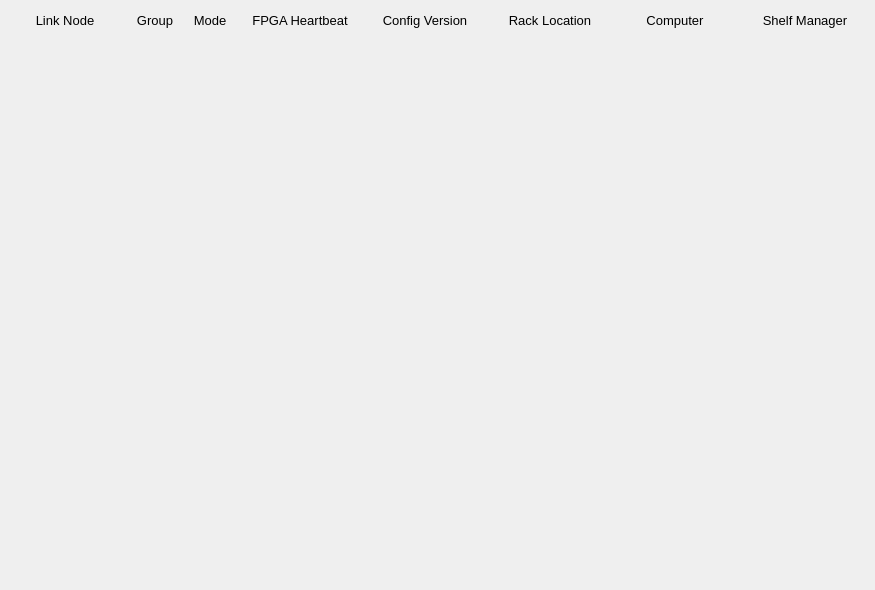
<?xml version="1.0" encoding="UTF-8"?>
<ui version="4.0">
 <class>Form</class>
 <widget class="QWidget" name="Form">
  <property name="geometry">
   <rect>
    <x>0</x>
    <y>0</y>
    <width>875</width>
    <height>590</height>
   </rect>
  </property>
  <property name="windowTitle">
   <string>Form</string>
  </property>
  <widget class="QFrame" name="frame">
   <property name="geometry">
    <rect>
     <x>0</x>
     <y>0</y>
     <width>875</width>
     <height>590</height>
    </rect>
   </property>
   <property name="frameShape">
    <enum>QFrame::NoFrame</enum>
   </property>
   <property name="frameShadow">
    <enum>QFrame::Plain</enum>
   </property>
   <widget class="QLabel" name="label">
    <property name="geometry">
     <rect>
      <x>5</x>
      <y>10</y>
      <width>120</width>
      <height>20</height>
     </rect>
    </property>
    <property name="font">
     <font>
      <pointsize>10</pointsize>
     </font>
    </property>
    <property name="text">
     <string>Link Node</string>
    </property>
    <property name="alignment">
     <set>Qt::AlignCenter</set>
    </property>
   </widget>
   <widget class="QLabel" name="label_2">
    <property name="geometry">
     <rect>
      <x>130</x>
      <y>10</y>
      <width>50</width>
      <height>20</height>
     </rect>
    </property>
    <property name="font">
     <font>
      <pointsize>10</pointsize>
     </font>
    </property>
    <property name="text">
     <string>Group</string>
    </property>
    <property name="alignment">
     <set>Qt::AlignCenter</set>
    </property>
   </widget>
   <widget class="QLabel" name="label_3">
    <property name="geometry">
     <rect>
      <x>185</x>
      <y>10</y>
      <width>50</width>
      <height>20</height>
     </rect>
    </property>
    <property name="font">
     <font>
      <pointsize>10</pointsize>
     </font>
    </property>
    <property name="text">
     <string>Mode</string>
    </property>
    <property name="alignment">
     <set>Qt::AlignCenter</set>
    </property>
   </widget>
   <widget class="QLabel" name="label_4">
    <property name="geometry">
     <rect>
      <x>240</x>
      <y>10</y>
      <width>120</width>
      <height>20</height>
     </rect>
    </property>
    <property name="font">
     <font>
      <pointsize>10</pointsize>
     </font>
    </property>
    <property name="text">
     <string>FPGA Heartbeat</string>
    </property>
    <property name="alignment">
     <set>Qt::AlignCenter</set>
    </property>
   </widget>
   <widget class="QLabel" name="label_5">
    <property name="geometry">
     <rect>
      <x>365</x>
      <y>10</y>
      <width>120</width>
      <height>20</height>
     </rect>
    </property>
    <property name="font">
     <font>
      <pointsize>10</pointsize>
     </font>
    </property>
    <property name="text">
     <string>Config Version</string>
    </property>
    <property name="alignment">
     <set>Qt::AlignCenter</set>
    </property>
   </widget>
   <widget class="QLabel" name="label_6">
    <property name="geometry">
     <rect>
      <x>490</x>
      <y>10</y>
      <width>120</width>
      <height>20</height>
     </rect>
    </property>
    <property name="font">
     <font>
      <pointsize>10</pointsize>
     </font>
    </property>
    <property name="text">
     <string>Rack Location</string>
    </property>
    <property name="alignment">
     <set>Qt::AlignCenter</set>
    </property>
   </widget>
   <widget class="QLabel" name="label_7">
    <property name="geometry">
     <rect>
      <x>615</x>
      <y>10</y>
      <width>120</width>
      <height>20</height>
     </rect>
    </property>
    <property name="font">
     <font>
      <pointsize>10</pointsize>
     </font>
    </property>
    <property name="text">
     <string>Computer</string>
    </property>
    <property name="alignment">
     <set>Qt::AlignCenter</set>
    </property>
   </widget>
   <widget class="QLabel" name="label_8">
    <property name="geometry">
     <rect>
      <x>740</x>
      <y>10</y>
      <width>130</width>
      <height>20</height>
     </rect>
    </property>
    <property name="font">
     <font>
      <pointsize>10</pointsize>
     </font>
    </property>
    <property name="text">
     <string>Shelf Manager</string>
    </property>
    <property name="alignment">
     <set>Qt::AlignCenter</set>
    </property>
   </widget>

   <widget class="PyDMEmbeddedDisplay" name="PyDMEmbeddedDisplay">
    <property name="geometry">
     <rect>
      <x>0</x>
      <y>30</y>
      <width>875</width>
      <height>35</height>
     </rect>
    </property>
    <property name="toolTip">
     <string/>
    </property>
    <property name="frameShape">
     <enum>QFrame::NoFrame</enum>
    </property>
    <property name="macros" stdset="0">
     <string>{"P":"MPLN:BPN13:MP01:1","ID":"77","SLOT_FILE":"LinkNode77_slot.ui","LN":"77","LOCA":"BPN13","IOC_UNIT":"MP01","INST":"1"}</string>
    </property>
    <property name="filename" stdset="0">
     <string>$PYDM/mps/mps_area_ln.ui</string>
    </property>
   </widget>
   <widget class="PyDMEmbeddedDisplay" name="PyDMEmbeddedDisplay">
    <property name="geometry">
     <rect>
      <x>0</x>
      <y>65</y>
      <width>875</width>
      <height>35</height>
     </rect>
    </property>
    <property name="toolTip">
     <string/>
    </property>
    <property name="frameShape">
     <enum>QFrame::NoFrame</enum>
    </property>
    <property name="macros" stdset="0">
     <string>{"P":"MPLN:BPN14:MP01:1","ID":"78","SLOT_FILE":"LinkNode78_slot.ui","LN":"78","LOCA":"BPN14","IOC_UNIT":"MP01","INST":"1"}</string>
    </property>
    <property name="filename" stdset="0">
     <string>$PYDM/mps/mps_area_ln.ui</string>
    </property>
   </widget>
   <widget class="PyDMEmbeddedDisplay" name="PyDMEmbeddedDisplay">
    <property name="geometry">
     <rect>
      <x>0</x>
      <y>100</y>
      <width>875</width>
      <height>35</height>
     </rect>
    </property>
    <property name="toolTip">
     <string/>
    </property>
    <property name="frameShape">
     <enum>QFrame::NoFrame</enum>
    </property>
    <property name="macros" stdset="0">
     <string>{"P":"MPLN:BPN15:MP01:1","ID":"79","SLOT_FILE":"LinkNode79_slot.ui","LN":"79","LOCA":"BPN15","IOC_UNIT":"MP01","INST":"1"}</string>
    </property>
    <property name="filename" stdset="0">
     <string>$PYDM/mps/mps_area_ln.ui</string>
    </property>
   </widget>
   <widget class="PyDMEmbeddedDisplay" name="PyDMEmbeddedDisplay">
    <property name="geometry">
     <rect>
      <x>0</x>
      <y>135</y>
      <width>875</width>
      <height>35</height>
     </rect>
    </property>
    <property name="toolTip">
     <string/>
    </property>
    <property name="frameShape">
     <enum>QFrame::NoFrame</enum>
    </property>
    <property name="macros" stdset="0">
     <string>{"P":"MPLN:BPN16:MP01:1","ID":"80","SLOT_FILE":"LinkNode80_slot.ui","LN":"80","LOCA":"BPN16","IOC_UNIT":"MP01","INST":"1"}</string>
    </property>
    <property name="filename" stdset="0">
     <string>$PYDM/mps/mps_area_ln.ui</string>
    </property>
   </widget>
   <widget class="PyDMEmbeddedDisplay" name="PyDMEmbeddedDisplay">
    <property name="geometry">
     <rect>
      <x>0</x>
      <y>170</y>
      <width>875</width>
      <height>35</height>
     </rect>
    </property>
    <property name="toolTip">
     <string/>
    </property>
    <property name="frameShape">
     <enum>QFrame::NoFrame</enum>
    </property>
    <property name="macros" stdset="0">
     <string>{"P":"MPLN:BPN17:MP01:1","ID":"81","SLOT_FILE":"LinkNode81_slot.ui","LN":"81","LOCA":"BPN17","IOC_UNIT":"MP01","INST":"1"}</string>
    </property>
    <property name="filename" stdset="0">
     <string>$PYDM/mps/mps_area_ln.ui</string>
    </property>
   </widget>
   <widget class="PyDMEmbeddedDisplay" name="PyDMEmbeddedDisplay">
    <property name="geometry">
     <rect>
      <x>0</x>
      <y>205</y>
      <width>875</width>
      <height>35</height>
     </rect>
    </property>
    <property name="toolTip">
     <string/>
    </property>
    <property name="frameShape">
     <enum>QFrame::NoFrame</enum>
    </property>
    <property name="macros" stdset="0">
     <string>{"P":"MPLN:BPN18:MP01:1","ID":"82","SLOT_FILE":"LinkNode82_slot.ui","LN":"82","LOCA":"BPN18","IOC_UNIT":"MP01","INST":"1"}</string>
    </property>
    <property name="filename" stdset="0">
     <string>$PYDM/mps/mps_area_ln.ui</string>
    </property>
   </widget>
   <widget class="PyDMEmbeddedDisplay" name="PyDMEmbeddedDisplay">
    <property name="geometry">
     <rect>
      <x>0</x>
      <y>240</y>
      <width>875</width>
      <height>35</height>
     </rect>
    </property>
    <property name="toolTip">
     <string/>
    </property>
    <property name="frameShape">
     <enum>QFrame::NoFrame</enum>
    </property>
    <property name="macros" stdset="0">
     <string>{"P":"MPLN:BPN19:MP01:1","ID":"83","SLOT_FILE":"LinkNode83_slot.ui","LN":"83","LOCA":"BPN19","IOC_UNIT":"MP01","INST":"1"}</string>
    </property>
    <property name="filename" stdset="0">
     <string>$PYDM/mps/mps_area_ln.ui</string>
    </property>
   </widget>
   <widget class="PyDMEmbeddedDisplay" name="PyDMEmbeddedDisplay">
    <property name="geometry">
     <rect>
      <x>0</x>
      <y>275</y>
      <width>875</width>
      <height>35</height>
     </rect>
    </property>
    <property name="toolTip">
     <string/>
    </property>
    <property name="frameShape">
     <enum>QFrame::NoFrame</enum>
    </property>
    <property name="macros" stdset="0">
     <string>{"P":"MPLN:BPN20:MP01:1","ID":"84","SLOT_FILE":"LinkNode84_slot.ui","LN":"84","LOCA":"BPN20","IOC_UNIT":"MP01","INST":"1"}</string>
    </property>
    <property name="filename" stdset="0">
     <string>$PYDM/mps/mps_area_ln.ui</string>
    </property>
   </widget>
   <widget class="PyDMEmbeddedDisplay" name="PyDMEmbeddedDisplay">
    <property name="geometry">
     <rect>
      <x>0</x>
      <y>310</y>
      <width>875</width>
      <height>35</height>
     </rect>
    </property>
    <property name="toolTip">
     <string/>
    </property>
    <property name="frameShape">
     <enum>QFrame::NoFrame</enum>
    </property>
    <property name="macros" stdset="0">
     <string>{"P":"MPLN:BPN21:MP01:1","ID":"85","SLOT_FILE":"LinkNode85_slot.ui","LN":"85","LOCA":"BPN21","IOC_UNIT":"MP01","INST":"1"}</string>
    </property>
    <property name="filename" stdset="0">
     <string>$PYDM/mps/mps_area_ln.ui</string>
    </property>
   </widget>
   <widget class="PyDMEmbeddedDisplay" name="PyDMEmbeddedDisplay">
    <property name="geometry">
     <rect>
      <x>0</x>
      <y>345</y>
      <width>875</width>
      <height>35</height>
     </rect>
    </property>
    <property name="toolTip">
     <string/>
    </property>
    <property name="frameShape">
     <enum>QFrame::NoFrame</enum>
    </property>
    <property name="macros" stdset="0">
     <string>{"P":"MPLN:BPN22:MP01:1","ID":"86","SLOT_FILE":"LinkNode86_slot.ui","LN":"86","LOCA":"BPN22","IOC_UNIT":"MP01","INST":"1"}</string>
    </property>
    <property name="filename" stdset="0">
     <string>$PYDM/mps/mps_area_ln.ui</string>
    </property>
   </widget>
   <widget class="PyDMEmbeddedDisplay" name="PyDMEmbeddedDisplay">
    <property name="geometry">
     <rect>
      <x>0</x>
      <y>380</y>
      <width>875</width>
      <height>35</height>
     </rect>
    </property>
    <property name="toolTip">
     <string/>
    </property>
    <property name="frameShape">
     <enum>QFrame::NoFrame</enum>
    </property>
    <property name="macros" stdset="0">
     <string>{"P":"MPLN:BPN23:MP01:1","ID":"87","SLOT_FILE":"LinkNode87_slot.ui","LN":"87","LOCA":"BPN23","IOC_UNIT":"MP01","INST":"1"}</string>
    </property>
    <property name="filename" stdset="0">
     <string>$PYDM/mps/mps_area_ln.ui</string>
    </property>
   </widget>
   <widget class="PyDMEmbeddedDisplay" name="PyDMEmbeddedDisplay">
    <property name="geometry">
     <rect>
      <x>0</x>
      <y>415</y>
      <width>875</width>
      <height>35</height>
     </rect>
    </property>
    <property name="toolTip">
     <string/>
    </property>
    <property name="frameShape">
     <enum>QFrame::NoFrame</enum>
    </property>
    <property name="macros" stdset="0">
     <string>{"P":"MPLN:BPN24:MP01:1","ID":"88","SLOT_FILE":"LinkNode88_slot.ui","LN":"88","LOCA":"BPN24","IOC_UNIT":"MP01","INST":"1"}</string>
    </property>
    <property name="filename" stdset="0">
     <string>$PYDM/mps/mps_area_ln.ui</string>
    </property>
   </widget>
   <widget class="PyDMEmbeddedDisplay" name="PyDMEmbeddedDisplay">
    <property name="geometry">
     <rect>
      <x>0</x>
      <y>450</y>
      <width>875</width>
      <height>35</height>
     </rect>
    </property>
    <property name="toolTip">
     <string/>
    </property>
    <property name="frameShape">
     <enum>QFrame::NoFrame</enum>
    </property>
    <property name="macros" stdset="0">
     <string>{"P":"MPLN:BPN25:MP01:1","ID":"89","SLOT_FILE":"LinkNode89_slot.ui","LN":"89","LOCA":"BPN25","IOC_UNIT":"MP01","INST":"1"}</string>
    </property>
    <property name="filename" stdset="0">
     <string>$PYDM/mps/mps_area_ln.ui</string>
    </property>
   </widget>
   <widget class="PyDMEmbeddedDisplay" name="PyDMEmbeddedDisplay">
    <property name="geometry">
     <rect>
      <x>0</x>
      <y>485</y>
      <width>875</width>
      <height>35</height>
     </rect>
    </property>
    <property name="toolTip">
     <string/>
    </property>
    <property name="frameShape">
     <enum>QFrame::NoFrame</enum>
    </property>
    <property name="macros" stdset="0">
     <string>{"P":"MPLN:BPN26:MP01:1","ID":"90","SLOT_FILE":"LinkNode90_slot.ui","LN":"90","LOCA":"BPN26","IOC_UNIT":"MP01","INST":"1"}</string>
    </property>
    <property name="filename" stdset="0">
     <string>$PYDM/mps/mps_area_ln.ui</string>
    </property>
   </widget>
   <widget class="PyDMEmbeddedDisplay" name="PyDMEmbeddedDisplay">
    <property name="geometry">
     <rect>
      <x>0</x>
      <y>520</y>
      <width>875</width>
      <height>35</height>
     </rect>
    </property>
    <property name="toolTip">
     <string/>
    </property>
    <property name="frameShape">
     <enum>QFrame::NoFrame</enum>
    </property>
    <property name="macros" stdset="0">
     <string>{"P":"MPLN:BPN27:MP01:1","ID":"91","SLOT_FILE":"LinkNode91_slot.ui","LN":"91","LOCA":"BPN27","IOC_UNIT":"MP01","INST":"1"}</string>
    </property>
    <property name="filename" stdset="0">
     <string>$PYDM/mps/mps_area_ln.ui</string>
    </property>
   </widget>
   <widget class="PyDMEmbeddedDisplay" name="PyDMEmbeddedDisplay">
    <property name="geometry">
     <rect>
      <x>0</x>
      <y>555</y>
      <width>875</width>
      <height>35</height>
     </rect>
    </property>
    <property name="toolTip">
     <string/>
    </property>
    <property name="frameShape">
     <enum>QFrame::NoFrame</enum>
    </property>
    <property name="macros" stdset="0">
     <string>{"P":"MPLN:BPN28:MP01:1","ID":"190","SLOT_FILE":"LinkNode190_slot.ui","LN":"190","LOCA":"BPN28","IOC_UNIT":"MP01","INST":"1"}</string>
    </property>
    <property name="filename" stdset="0">
     <string>$PYDM/mps/mps_area_ln.ui</string>
    </property>
   </widget>
  </widget>
 </widget>
 <customwidgets>
  <customwidget>
   <class>PyDMEmbeddedDisplay</class>
   <extends>QFrame</extends>
   <header>pydm.widgets.embedded_display</header>
  </customwidget>
 </customwidgets>
 <resources/>
 <connections/>
</ui>
